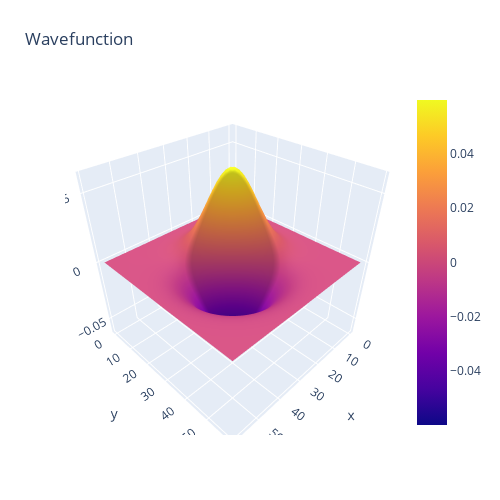

Notebook source saved alongside this figure:
### Code cell
wave = evecs[1].reshape([NUM, NUM])

fig = go.Figure(data=[go.Surface(z=wave.real)])

fig.update_layout(title='Wavefunction', autosize=False,
                  width=500, height=500,
                  margin=dict(l=65, r=50, b=65, t=90))

fig.show()

### Figure 1 — Plotly figure (JSON) as saved in the notebook; plotly's stock layout.template omitted (floating-point values rounded to 4 significant figures; data arrays with more than 128 entries replaced by an {"elided": "..."} marker saying what was removed)
{"data": [{"type": "surface", "z": {"elided": "60x60 float values"}}], "layout": {"autosize": false, "height": 500, "margin": {"b": 65, "l": 65, "r": 50, "t": 90}, "title": {"text": "Wavefunction"}, "width": 500}}
